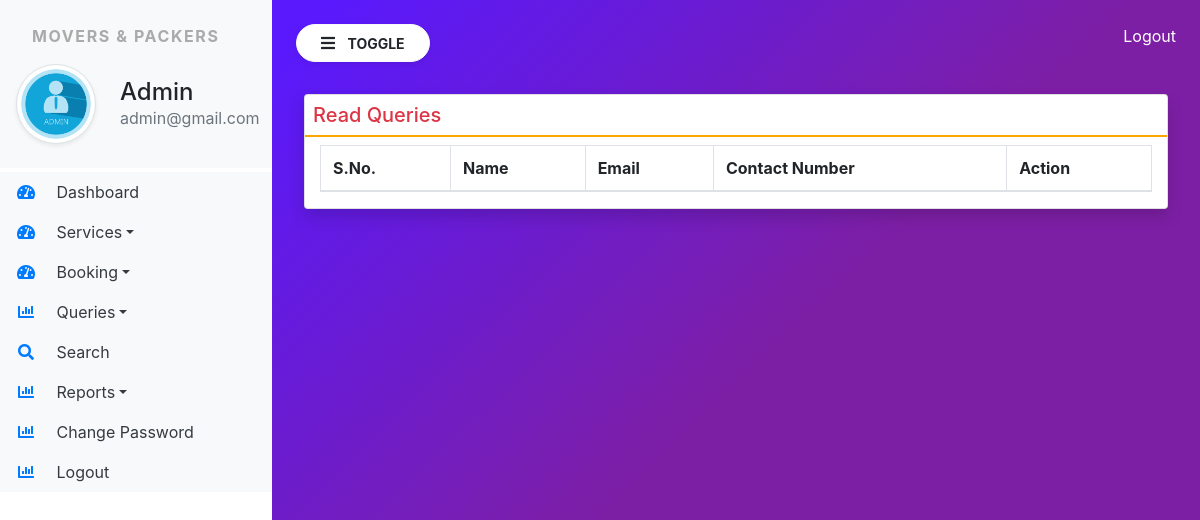
The page /read_queries/ (signed in) on the database as committed earlier.
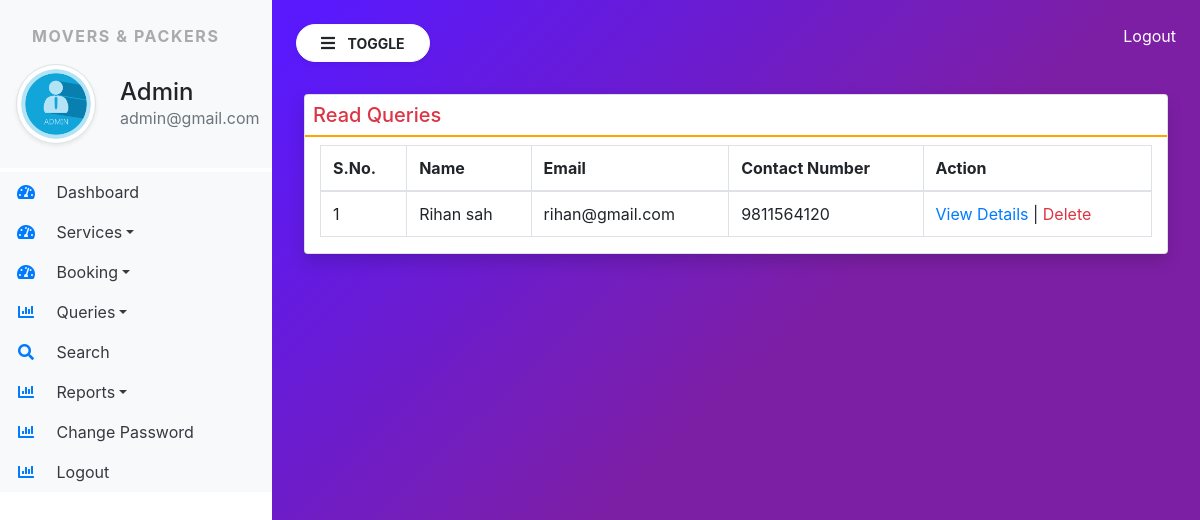
The same page on the database as committed later.
### moverspackers/models.py (models this page shows, shortened)
class Contact(models.Model):
    name = models.CharField(max_length=100, null=True)
    contact = models.CharField(max_length=15, null=True)
    emailid = models.CharField(max_length=100, null=True)
    subject = models.CharField(max_length=100, null=True)
    message = models.CharField(max_length=200, null=True)
    mdate = models.DateField(null=True)
    isread = models.CharField(max_length=10,null=True)

### moverspackers/views.py (the view)
# urls.py: path('read_queries/', read_queries, name="read_queries"),
def read_queries(request):
    if not request.user.is_authenticated:
        return redirect('admin_login')
    contact = Contact.objects.filter(isread="yes")
    return render(request, 'read_queries.html',locals())

### moverspackers/templates/read_queries.html (shortened to what this page needs)
{% extends 'admin_base.html' %}
{% block main %}
<div class="card shadow m-2">
    <div clsss="card-body">
        <h5 class="p-2 text-danger" style="border-bottom : 2px solid orange">Read Queries</h5>
        <div class="container-fluid">
            <table class="table table-bordered" id="example">
                <thead>
                    <tr>
                        <th>S.No.</th>
                        <th>Name</th>
                        <th>Email</th>
                        <th>Contact Number</th>
                        <th>Action</th>
                    </tr>
                </thead>
                <tbody>
                   {% for i in contact %}
                   <tr>
                       <td>{{forloop.counter}}</td>
                       <td>{{i.name}}</td>
                       <td>{{i.emailid}}</td>
                       <td>{{i.contact}}</td>
                       <td><a href="{% url 'view_queries' i.id%}"  style="width:80px">View Details</a>
                        | <a href="{% url 'delete_query' i.id%}"  class="text-danger" onclick="return confirm('Are you Sure?')">Delete</a>
                    </td>
                   </tr>
                   {% endfor %}
                </tbody>
            </table>
        </div>
    </div>
{% endblock %}

Rows that differ between the two databases and show on the page:
added Contact: name "Rihan sah", emailid "rihan@gmail.com", contact "9811564120"
